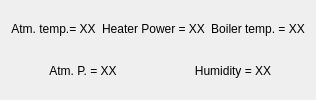
           <widget class="QWidget" name="widget_40" native="true">
            <layout class="QVBoxLayout" name="verticalLayout_8">
             <item>
              <widget class="QWidget" name="widget_25" native="true">
               <layout class="QHBoxLayout" name="horizontalLayout_10">
                <property name="leftMargin">
                 <number>0</number>
                </property>
                <property name="topMargin">
                 <number>0</number>
                </property>
                <property name="rightMargin">
                 <number>0</number>
                </property>
                <property name="bottomMargin">
                 <number>0</number>
                </property>
                <item>
                 <widget class="QLabel" name="atm_temp_lbl">
                  <property name="text">
                   <string>Atm. temp.= XX</string>
                  </property>
                  <property name="alignment">
                   <set>Qt::AlignmentFlag::AlignCenter</set>
                  </property>
                 </widget>
                </item>
                <item>
                 <widget class="QLabel" name="heater_power_lbl">
                  <property name="text">
                   <string>Heater Power = XX</string>
                  </property>
                  <property name="alignment">
                   <set>Qt::AlignmentFlag::AlignCenter</set>
                  </property>
                 </widget>
                </item>
                <item>
                 <widget class="QLabel" name="temp_lbl_1">
                  <property name="text">
                   <string>Boiler temp. = XX</string>
                  </property>
                  <property name="alignment">
                   <set>Qt::AlignmentFlag::AlignCenter</set>
                  </property>
                 </widget>
                </item>
               </layout>
              </widget>
             </item>
             <item>
              <widget class="QWidget" name="widget_26" native="true">
               <layout class="QHBoxLayout" name="horizontalLayout_14">
                <property name="leftMargin">
                 <number>0</number>
                </property>
                <property name="topMargin">
                 <number>0</number>
                </property>
                <property name="rightMargin">
                 <number>0</number>
                </property>
                <property name="bottomMargin">
                 <number>0</number>
                </property>
                <item>
                 <widget class="QLabel" name="atmosphere_lbl">
                  <property name="maximumSize">
                   <size>
                    <width>16777215</width>
                    <height>16777215</height>
                   </size>
                  </property>
                  <property name="text">
                   <string>Atm. P. = XX</string>
                  </property>
                  <property name="alignment">
                   <set>Qt::AlignmentFlag::AlignCenter</set>
                  </property>
                 </widget>
                </item>
                <item>
                 <widget class="QLabel" name="humidity_lbl">
                  <property name="text">
                   <string>Humidity = XX</string>
                  </property>
                  <property name="alignment">
                   <set>Qt::AlignmentFlag::AlignCenter</set>
                  </property>
                 </widget>
                </item>
               </layout>
              </widget>
             </item>
            </layout>
           </widget>
